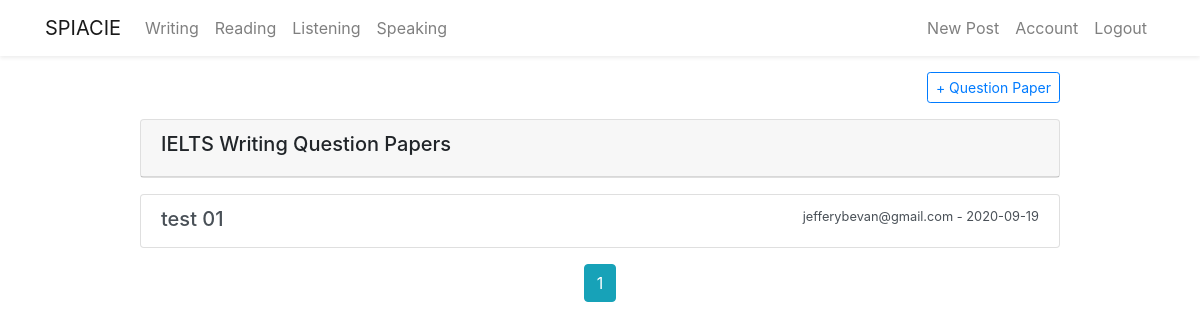
The app's page /writing (signed in) with its own data.
### flaskblog/models.py (models this page shows, shortened)
class Writingpaper(db.Model):
    id = db.Column(db.Integer, primary_key=True)
    title = db.Column(db.String(300), unique=True, nullable=False)
    task01 = db.Column(db.String(1000), nullable=False)
    task01_img = db.Column(db.String(20), nullable=True)
    date_posted = db.Column(db.DateTime, nullable=False,
                            default=datetime.now())
    user_id = db.Column(db.Integer, db.ForeignKey('user.id'), nullable=False)
    answer = db.relationship(
        'Writingpaperanswer', backref='candidate', lazy=True)

class User(db.Model, UserMixin):
    id = db.Column(db.Integer, primary_key=True)
    firstname = db.Column(db.String(20), nullable=False)
    lastname = db.Column(db.String(20), nullable=False)
    username = db.Column(db.String(20), unique=True, nullable=False)
    email = db.Column(db.String(20), unique=True, nullable=False)
    password = db.Column(db.String(20), nullable=False)
    image_file = db.Column(db.String(20), nullable=False,
                           default='default.jpg')
    post = db.relationship('Post', backref='author', lazy=True)
    writingpaper = db.relationship(
        'Writingpaper', backref='wcreator', lazy=True)
    writinganswer = db.relationship(
        'Writingpaperanswer', backref='wcandidate', lazy=True)
    speaking = db.relationship(
        'Speaking', backref='vspeak', lazy=True)
    speakinganswer = db.relationship(
        'Speakinganswer', backref='speakanswer', lazy=True)
    speakingquestion = db.relationship(
        'Speakingquestion', backref='speakquestion', lazy=True)
    Speakinganswersav = db.relationship(
        'Speakinganswersaved', backref='speakinganswersaved', lazy=True)

### flaskblog/writing/routes.py (the view)
@writing.route("/writing")
def write():
    page = request.args.get('page', 1, type=int)
    writingpapers = Writingpaper.query.paginate(page=page, per_page=6)
    return render_template('writing.html', writingpapers=writingpapers)

### flaskblog/models.py (called while the page is built)
@login_manger.user_loader
def load_user(user_id):
    return User.query.get(int(user_id))

### flaskblog/templates/writing.html (shortened to what this page needs)
{% extends 'layout.html' %} {% block content %}
<div class="row justify-content-center mt-3 mb-3">
  <div class="col-md-10">
    {% if current_user.is_authenticated %}
    <div class="col-md-13 text-md-right mb-3">
      <a
        type="button"
        class="btn btn-outline-primary btn-sm"
        href="/writing/new"
      >
        + Question Paper
      </a>
    </div>
    {% endif %}
    <div class="card mb-3">
      <div class="card-header">
        <h5>IELTS Writing Question Papers</h5>
      </div>
    </div>
    {% for writingpaper in writingpapers.items %}
    <div class="list-group">
      <a
        href="{{ url_for('writing.show_writing', writing_id= writingpaper.id )}}"
        class="list-group-item list-group-item-action"
      >
        <div class="d-flex w-100 justify-content-between">
          <h5 class="mb-1">{{ writingpaper.title }}</h5>
          <small
            >{{ writingpaper.wcreator.username }} - {{
            writingpaper.date_posted.strftime('%Y-%m-%d') }}</small
          >
        </div>
      </a>
    </div>
    {% endfor %}
    <div class="text-center mt-3">
      {% for page_num in writingpapers.iter_pages( left_edge=1, right_edge=1,  left_current=1, right_current=2) %}
      {% if page_num %}
      {% if writingpapers.page == page_num %}
      <a
        class="btn btn-info mb-4"
        href="{{ url_for('writing.write', page=page_num) }}"
        >{{ page_num }}</a
      >
      {% else %}
      <a
        class="btn btn-outline-info mb-4"
        href="{{ url_for('writing.write', page=page_num) }}"
        >{{ page_num }}</a
      >
      {% endif%} {% else %} .... {% endif%} {% endfor %}
    </div>
  </div>
  {% endblock content %}

### records on screen
Writingpaper: title "test 01", wcreator.username "jefferybevan@gmail.com", date_posted "2020-09-19"

### other values on screen
{{ page_num }} "1"
